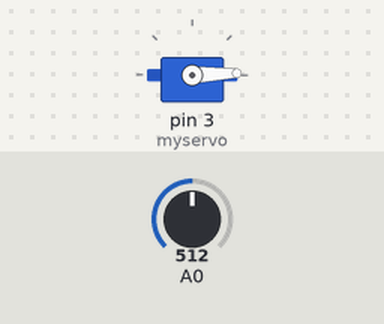
The sketch below on a simulated Arduino Uno, built with avr-gcc and run on an emulated ATmega328P. Shown: servo. The test bench sets the inputs (shaded band); at power-on: A0 = 512.

Above: at 0.05 s.
At 0.9 s:
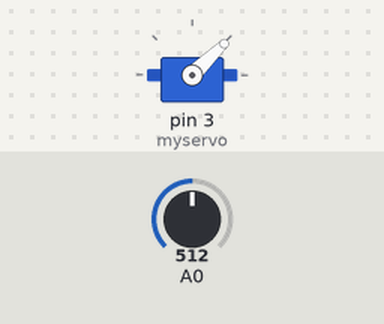
At 1.8 s:
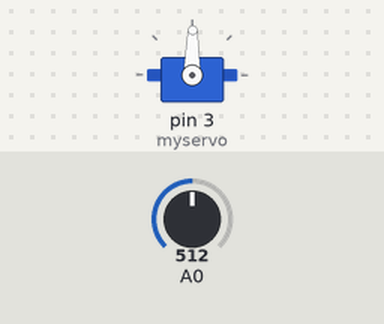
At 3.6 s:
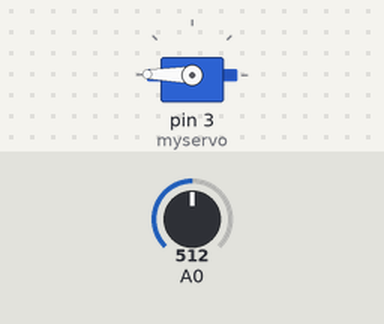
Timing chart, 0 to 8.3 s (numbered marks = the images above):
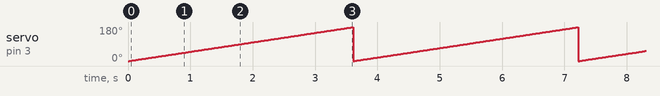

Measured:
- by itself, servo on pin 3 (myservo): ramps from 0° to 179° and jumps back, once every 3.6 s

The sketch:

0911_3period_servo.ino
```cpp
#include <Servo.h>

Servo myservo;

void setup()
{
  pinMode(A0, INPUT);
  myservo.attach(3);
}

void loop()
{
  int res = analogRead(A0);

  for(int i=0; i<180; i++)
  {
    myservo.write(i);
    delay(20);
  }
}
```
